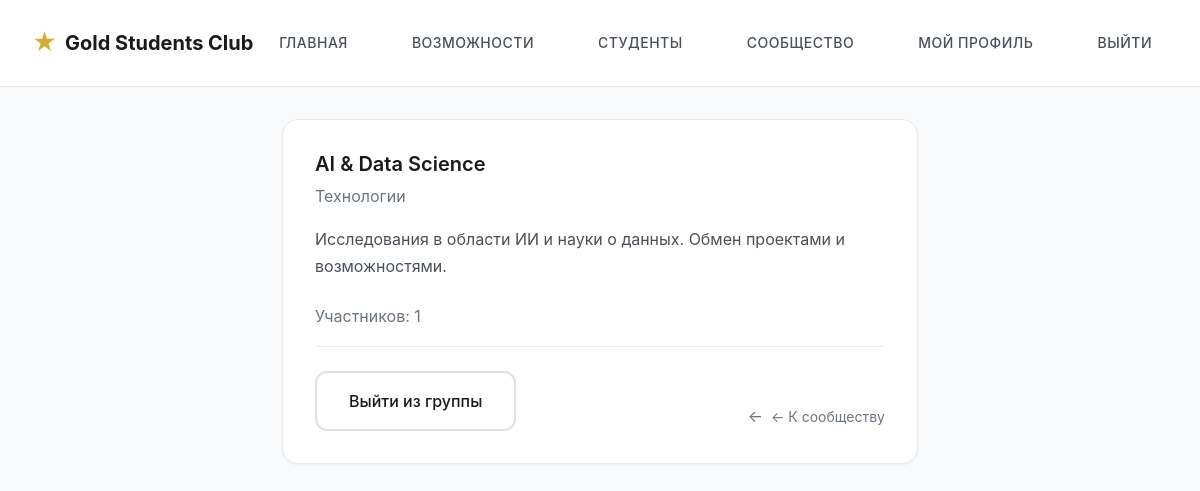
Screenshot of /community/1 (signed in) with the database file from the repository.
### app.py (models this page shows)
class Group(db.Model):
    __tablename__ = "community_group"
    id = db.Column(db.Integer, primary_key=True)
    name = db.Column(db.String(100), nullable=False)
    slug = db.Column(db.String(100), unique=True, index=True)
    description = db.Column(db.Text)
    category = db.Column(db.String(50))
    created_at = db.Column(db.DateTime, default=datetime.utcnow)

### app.py (the view)
@app.route("/community/<int:group_id>")
def community_group(group_id):
    group = Group.query.get_or_404(group_id)
    members = GroupMember.query.filter_by(group_id=group_id).count()
    is_member = False
    if current_user.is_authenticated:
        is_member = GroupMember.query.filter_by(group_id=group_id, user_id=current_user.id).first() is not None
    return render_template("community_group.html", group=group, members_count=members, is_member=is_member)

### app.py (called while the page is built)
@login_manager.user_loader
def load_user(user_id):
    return User.query.get(int(user_id))

### templates/community_group.html (shortened to what this page needs)
{% extends "base.html" %}
{% block content %}
    <div class="container-narrow">
        <div class="card">
            <h1 class="card-title">{{ group.name }}</h1>
            {% if group.category %}<p class="text-muted">{{ group.category }}</p>{% endif %}
            <p class="card-text">{{ group.description or 'Описание группы.' }}</p>
            <p class="text-muted">Участников: {{ members_count }}</p>
            <div class="card-footer">
                {% if current_user.is_authenticated %}
                    {% if is_member %}
                        <form method="post" action="{{ url_for('community_leave', group_id=group.id) }}" style="display: inline;">
                            <button type="submit" class="btn btn-secondary">Выйти из группы</button>
                        </form>
                    {% else %}
                        <form method="post" action="{{ url_for('community_join', group_id=group.id) }}" style="display: inline;">
                            <button type="submit" class="btn btn-primary">Вступить</button>
                        </form>
                    {% endif %}
                {% else %}
                    <p class="text-muted">Войдите, чтобы вступить в группу.</p>
                {% endif %}
                <a href="{{ url_for('community') }}" class="back-link">← К сообществу</a>
            </div>
        </div>
    </div>
{% endblock %}

### static/style.css (style rules this page uses)
:root { --gold: #D4AF37; --gold-light: #E8D5A3; --gold-dark: #B8941F; --dark: #1A1A1A; --dark-light: #2D2D2D; --gray-100: #F8F9FA; --gray-200: #E9ECEF; --gray-300: #DEE2E6; --gray-400: #CED4DA; --gray-500: #ADB5BD; --gray-600: #6C757D; --gray-700: #495057; --gray-800: #343A40; --white: #FFFFFF; --spacing-xs: 0.5rem; --spacing-sm: 1rem; --spacing-md: 1.5rem; --spacing-lg: 2rem; --spacing-xl: 3rem; --spacing-2xl: 4rem; --font-family: -apple-system, BlinkMacSystemFont, 'Segoe UI', 'Inter', 'Roboto', 'Helvetica Neue', Arial, sans-serif; --font-size-xs: 0.75rem; --font-size-sm: 0.875rem; --font-size-base: 1rem; --font-size-lg: 1.125rem; --font-size-xl: 1.25rem; --font-size-2xl: 1.5rem; --font-size-3xl: 2rem; --font-size-4xl: 2.5rem; --radius-sm: 8px; --radius-md: 12px; --radius-lg: 16px; --radius-full: 9999px; --shadow-sm: 0 1px 2px 0 rgba(0, 0, 0, 0.05); --shadow-md: 0 4px 6px -1px rgba(0, 0, 0, 0.1), 0 2px 4px -1px rgba(0, 0, 0, 0.06); --shadow-lg: 0 10px 15px -3px rgba(0, 0, 0, 0.1), 0 4px 6px -2px rgba(0, 0, 0, 0.05); --shadow-xl: 0 20px 25px -5px rgba(0, 0, 0, 0.1), 0 10px 10px -5px rgba(0, 0, 0, 0.04); --transition-fast: 150ms ease; --transition-base: 200ms ease; --transition-slow: 300ms ease; }
* { margin: 0; padding: 0; box-sizing: border-box; }
html { scroll-behavior: smooth; }
body { font-family: var(--font-family); font-size: var(--font-size-base); line-height: 1.6; color: var(--dark); background-color: var(--gray-100); -webkit-font-smoothing: antialiased; -moz-osx-font-smoothing: grayscale; }
h1, h2, h3, h4, h5, h6 { font-weight: 600; line-height: 1.2; color: var(--dark); margin-bottom: var(--spacing-md); }
h1 { font-size: var(--font-size-4xl); font-weight: 700; }
p { margin-bottom: var(--spacing-sm); color: var(--gray-700); }
a { color: var(--gold-dark); text-decoration: none; transition: color var(--transition-base); }
.container-narrow { max-width: 700px; margin: 0 auto; padding: var(--spacing-lg); }
.btn { display: inline-block; padding: var(--spacing-sm) var(--spacing-lg); font-size: var(--font-size-base); font-weight: 500; text-align: center; border: none; border-radius: var(--radius-md); cursor: pointer; transition: all var(--transition-base); text-decoration: none; font-family: inherit; line-height: 1.5; }
.btn-secondary { background-color: var(--white); color: var(--dark); border: 2px solid var(--gray-300); }
.card { background: var(--white); border-radius: var(--radius-lg); border: 1px solid var(--gray-200); padding: var(--spacing-lg); transition: all var(--transition-base); box-shadow: var(--shadow-sm); height: 100%; display: flex; flex-direction: column; }
.card-title { font-size: var(--font-size-xl); font-weight: 600; margin-bottom: var(--spacing-xs); color: var(--dark); }
.card-text { color: var(--gray-700); line-height: 1.7; flex-grow: 1; margin-bottom: var(--spacing-md); }
.card-footer { margin-top: auto; padding-top: var(--spacing-md); border-top: 1px solid var(--gray-200); display: flex; justify-content: space-between; align-items: center; }
.text-muted { color: var(--gray-600); }
.back-link { display: inline-flex; align-items: center; gap: var(--spacing-xs); color: var(--gray-600); font-size: var(--font-size-sm); margin-top: var(--spacing-lg); transition: color var(--transition-base); }
.back-link::before { content: "←"; font-size: var(--font-size-base); }

### rows the page displays
Group: name "AI & Data Science", category "Технологии", description "Исследования в области ИИ и науки о данных. Обмен проектами и возможностями."

### other values shown
{{ members_count }} "1"
